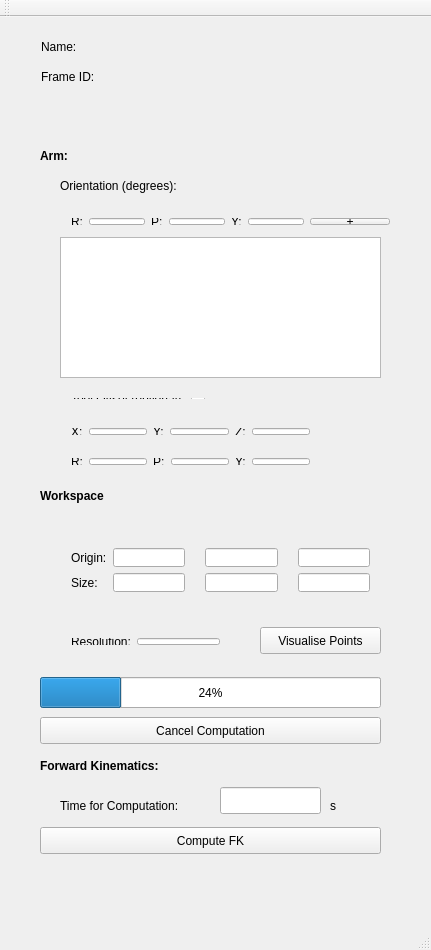
<?xml version="1.0" encoding="UTF-8"?>
<ui version="4.0">
 <class>MainWindow</class>
 <widget class="QMainWindow" name="MainWindow">
  <property name="geometry">
   <rect>
    <x>0</x>
    <y>0</y>
    <width>431</width>
    <height>950</height>
   </rect>
  </property>
  <property name="windowTitle">
   <string>Moveit! Kinematics Tool</string>
  </property>
  <widget class="QWidget" name="centralWidget">
   <widget class="QWidget" name="layoutWidget">
    <property name="geometry">
     <rect>
      <x>60</x>
      <y>190</y>
      <width>341</width>
      <height>29</height>
     </rect>
    </property>
    <layout class="QHBoxLayout" name="horizontalLayout">
     <item>
      <widget class="QLabel" name="label_8">
       <property name="text">
        <string>R:</string>
       </property>
      </widget>
     </item>
     <item>
      <widget class="QLineEdit" name="edit_text_roll"/>
     </item>
     <item>
      <widget class="QLabel" name="label_9">
       <property name="text">
        <string>P:</string>
       </property>
      </widget>
     </item>
     <item>
      <widget class="QLineEdit" name="edit_text_pitch"/>
     </item>
     <item>
      <widget class="QLabel" name="label_10">
       <property name="text">
        <string>Y:</string>
       </property>
      </widget>
     </item>
     <item>
      <widget class="QLineEdit" name="edit_text_yaw"/>
     </item>
     <item>
      <spacer name="horizontalSpacer">
       <property name="orientation">
        <enum>Qt::Horizontal</enum>
       </property>
       <property name="sizeHint" stdset="0">
        <size>
         <width>40</width>
         <height>20</height>
        </size>
       </property>
      </spacer>
     </item>
     <item>
      <widget class="QPushButton" name="add_button">
       <property name="text">
        <string>+</string>
       </property>
      </widget>
     </item>
    </layout>
   </widget>
   <widget class="QLabel" name="label_2">
    <property name="geometry">
     <rect>
      <x>41</x>
      <y>51</y>
      <width>64</width>
      <height>17</height>
     </rect>
    </property>
    <property name="text">
     <string>Frame ID:</string>
    </property>
   </widget>
   <widget class="QLabel" name="label_7">
    <property name="geometry">
     <rect>
      <x>60</x>
      <y>160</y>
      <width>151</width>
      <height>17</height>
     </rect>
    </property>
    <property name="text">
     <string>Orientation (degrees):</string>
    </property>
   </widget>
   <widget class="QLabel" name="label">
    <property name="geometry">
     <rect>
      <x>41</x>
      <y>21</y>
      <width>43</width>
      <height>17</height>
     </rect>
    </property>
    <property name="text">
     <string>Name:</string>
    </property>
   </widget>
   <widget class="QTableWidget" name="table_widget">
    <property name="geometry">
     <rect>
      <x>60</x>
      <y>220</y>
      <width>321</width>
      <height>141</height>
     </rect>
    </property>
   </widget>
   <widget class="QPushButton" name="compute_button">
    <property name="geometry">
     <rect>
      <x>40</x>
      <y>660</y>
      <width>341</width>
      <height>27</height>
     </rect>
    </property>
    <property name="text">
     <string>Compute</string>
    </property>
   </widget>
   <widget class="QLabel" name="label_15">
    <property name="geometry">
     <rect>
      <x>40</x>
      <y>130</y>
      <width>66</width>
      <height>17</height>
     </rect>
    </property>
    <property name="font">
     <font>
      <weight>75</weight>
      <bold>true</bold>
     </font>
    </property>
    <property name="text">
     <string>Arm:</string>
    </property>
   </widget>
   <widget class="QLabel" name="label_4">
    <property name="geometry">
     <rect>
      <x>40</x>
      <y>470</y>
      <width>81</width>
      <height>17</height>
     </rect>
    </property>
    <property name="font">
     <font>
      <weight>75</weight>
      <bold>true</bold>
     </font>
    </property>
    <property name="text">
     <string>Workspace</string>
    </property>
   </widget>
   <widget class="QWidget" name="layoutWidget">
    <property name="geometry">
     <rect>
      <x>60</x>
      <y>610</y>
      <width>171</width>
      <height>29</height>
     </rect>
    </property>
    <layout class="QHBoxLayout" name="horizontalLayout_2">
     <item>
      <widget class="QLabel" name="label_6">
       <property name="text">
        <string>Resolution:</string>
       </property>
      </widget>
     </item>
     <item>
      <widget class="QLineEdit" name="edit_text_resolution"/>
     </item>
    </layout>
   </widget>
   <widget class="QPushButton" name="visualise_button">
    <property name="geometry">
     <rect>
      <x>260</x>
      <y>610</y>
      <width>121</width>
      <height>27</height>
     </rect>
    </property>
    <property name="text">
     <string>Visualise Points</string>
    </property>
   </widget>
   <widget class="QWidget" name="layoutWidget_2">
    <property name="geometry">
     <rect>
      <x>60</x>
      <y>430</y>
      <width>261</width>
      <height>29</height>
     </rect>
    </property>
    <layout class="QHBoxLayout" name="horizontalLayout_8">
     <item>
      <widget class="QLabel" name="label_offset_roll">
       <property name="text">
        <string>R:</string>
       </property>
      </widget>
     </item>
     <item>
      <widget class="QLineEdit" name="edit_text_offset_roll"/>
     </item>
     <item>
      <widget class="QLabel" name="label_offset_pitch">
       <property name="text">
        <string>P:</string>
       </property>
      </widget>
     </item>
     <item>
      <widget class="QLineEdit" name="edit_text_offset_pitch"/>
     </item>
     <item>
      <widget class="QLabel" name="label_offset_yaw">
       <property name="text">
        <string>Y:</string>
       </property>
      </widget>
     </item>
     <item>
      <widget class="QLineEdit" name="edit_text_offset_yaw"/>
     </item>
    </layout>
   </widget>
   <widget class="QProgressBar" name="progress_bar">
    <property name="geometry">
     <rect>
      <x>40</x>
      <y>660</y>
      <width>341</width>
      <height>31</height>
     </rect>
    </property>
    <property name="value">
     <number>24</number>
    </property>
   </widget>
   <widget class="QPushButton" name="compute_fk_button">
    <property name="geometry">
     <rect>
      <x>40</x>
      <y>810</y>
      <width>341</width>
      <height>27</height>
     </rect>
    </property>
    <property name="text">
     <string>Compute FK</string>
    </property>
   </widget>
   <widget class="QLineEdit" name="edit_text_timeout">
    <property name="geometry">
     <rect>
      <x>220</x>
      <y>770</y>
      <width>101</width>
      <height>27</height>
     </rect>
    </property>
   </widget>
   <widget class="QLabel" name="label_3">
    <property name="geometry">
     <rect>
      <x>60</x>
      <y>780</y>
      <width>161</width>
      <height>17</height>
     </rect>
    </property>
    <property name="text">
     <string>Time for Computation:</string>
    </property>
   </widget>
   <widget class="QLabel" name="label_12">
    <property name="geometry">
     <rect>
      <x>330</x>
      <y>780</y>
      <width>66</width>
      <height>17</height>
     </rect>
    </property>
    <property name="text">
     <string>s</string>
    </property>
   </widget>
   <widget class="QLabel" name="label_13">
    <property name="geometry">
     <rect>
      <x>40</x>
      <y>740</y>
      <width>151</width>
      <height>17</height>
     </rect>
    </property>
    <property name="font">
     <font>
      <weight>75</weight>
      <bold>true</bold>
     </font>
    </property>
    <property name="text">
     <string>Forward Kinematics:</string>
    </property>
   </widget>
   <widget class="QWidget" name="layoutWidget">
    <property name="geometry">
     <rect>
      <x>60</x>
      <y>370</y>
      <width>176</width>
      <height>23</height>
     </rect>
    </property>
    <layout class="QHBoxLayout" name="horizontalLayout_3">
     <item>
      <widget class="QLabel" name="label_11">
       <property name="text">
        <string>Tool Offset (optional):</string>
       </property>
      </widget>
     </item>
     <item>
      <widget class="QCheckBox" name="tool_offset_enabled">
       <property name="text">
        <string/>
       </property>
      </widget>
     </item>
    </layout>
   </widget>
   <widget class="QWidget" name="layoutWidget">
    <property name="geometry">
     <rect>
      <x>60</x>
      <y>400</y>
      <width>261</width>
      <height>29</height>
     </rect>
    </property>
    <layout class="QHBoxLayout" name="horizontalLayout_7">
     <item>
      <widget class="QLabel" name="label_offset_x">
       <property name="text">
        <string>X:</string>
       </property>
      </widget>
     </item>
     <item>
      <widget class="QLineEdit" name="edit_text_offset_x"/>
     </item>
     <item>
      <widget class="QLabel" name="label_offset_y">
       <property name="text">
        <string>Y:</string>
       </property>
      </widget>
     </item>
     <item>
      <widget class="QLineEdit" name="edit_text_offset_y"/>
     </item>
     <item>
      <widget class="QLabel" name="label_offset_z">
       <property name="text">
        <string>Z:</string>
       </property>
      </widget>
     </item>
     <item>
      <widget class="QLineEdit" name="edit_text_offset_z"/>
     </item>
    </layout>
   </widget>
   <widget class="QWidget" name="layoutWidget">
    <property name="geometry">
     <rect>
      <x>110</x>
      <y>500</y>
      <width>271</width>
      <height>20</height>
     </rect>
    </property>
    <layout class="QHBoxLayout" name="horizontalLayout_9">
     <item>
      <widget class="QLabel" name="label_20">
       <property name="text">
        <string>X</string>
       </property>
       <property name="alignment">
        <set>Qt::AlignCenter</set>
       </property>
      </widget>
     </item>
     <item>
      <widget class="QLabel" name="label_21">
       <property name="text">
        <string>Y</string>
       </property>
       <property name="alignment">
        <set>Qt::AlignCenter</set>
       </property>
      </widget>
     </item>
     <item>
      <widget class="QLabel" name="label_22">
       <property name="text">
        <string>Z</string>
       </property>
       <property name="alignment">
        <set>Qt::AlignCenter</set>
       </property>
      </widget>
     </item>
    </layout>
   </widget>
   <widget class="QWidget" name="layoutWidget">
    <property name="geometry">
     <rect>
      <x>60</x>
      <y>520</y>
      <width>321</width>
      <height>66</height>
     </rect>
    </property>
    <layout class="QHBoxLayout" name="horizontalLayout_11">
     <item>
      <layout class="QVBoxLayout" name="verticalLayout_4">
       <item>
        <widget class="QLabel" name="label_5">
         <property name="text">
          <string>Origin:</string>
         </property>
        </widget>
       </item>
       <item>
        <widget class="QLabel" name="label_19">
         <property name="text">
          <string>Size:</string>
         </property>
        </widget>
       </item>
      </layout>
     </item>
     <item>
      <layout class="QHBoxLayout" name="horizontalLayout_10">
       <item>
        <layout class="QVBoxLayout" name="verticalLayout_3">
         <item>
          <widget class="QLineEdit" name="edit_text_origin_x"/>
         </item>
         <item>
          <widget class="QLineEdit" name="edit_text_size_x"/>
         </item>
        </layout>
       </item>
       <item>
        <spacer name="horizontalSpacer_2">
         <property name="orientation">
          <enum>Qt::Horizontal</enum>
         </property>
         <property name="sizeHint" stdset="0">
          <size>
           <width>50</width>
           <height>20</height>
          </size>
         </property>
        </spacer>
       </item>
       <item>
        <layout class="QVBoxLayout" name="verticalLayout_2">
         <item>
          <widget class="QLineEdit" name="edit_text_origin_y"/>
         </item>
         <item>
          <widget class="QLineEdit" name="edit_text_size_y"/>
         </item>
        </layout>
       </item>
       <item>
        <spacer name="horizontalSpacer_3">
         <property name="orientation">
          <enum>Qt::Horizontal</enum>
         </property>
         <property name="sizeHint" stdset="0">
          <size>
           <width>50</width>
           <height>20</height>
          </size>
         </property>
        </spacer>
       </item>
       <item>
        <layout class="QVBoxLayout" name="verticalLayout">
         <item>
          <widget class="QLineEdit" name="edit_text_origin_z"/>
         </item>
         <item>
          <widget class="QLineEdit" name="edit_text_size_z"/>
         </item>
        </layout>
       </item>
      </layout>
     </item>
    </layout>
   </widget>
   <widget class="QLabel" name="frame_id_label">
    <property name="geometry">
     <rect>
      <x>129</x>
      <y>51</y>
      <width>161</width>
      <height>27</height>
     </rect>
    </property>
    <property name="text">
     <string/>
    </property>
   </widget>
   <widget class="QLabel" name="name_label">
    <property name="geometry">
     <rect>
      <x>129</x>
      <y>21</y>
      <width>161</width>
      <height>27</height>
     </rect>
    </property>
    <property name="text">
     <string/>
    </property>
   </widget>
   <widget class="QPushButton" name="cancel_button">
    <property name="geometry">
     <rect>
      <x>40</x>
      <y>700</y>
      <width>341</width>
      <height>27</height>
     </rect>
    </property>
    <property name="text">
     <string>Cancel Computation</string>
    </property>
   </widget>
  </widget>
  <widget class="QMenuBar" name="menuBar">
   <property name="geometry">
    <rect>
     <x>0</x>
     <y>0</y>
     <width>431</width>
     <height>25</height>
    </rect>
   </property>
  </widget>
  <widget class="QToolBar" name="mainToolBar">
   <attribute name="toolBarArea">
    <enum>TopToolBarArea</enum>
   </attribute>
   <attribute name="toolBarBreak">
    <bool>false</bool>
   </attribute>
  </widget>
  <widget class="QStatusBar" name="statusBar"/>
  <action name="actionSave_Current">
   <property name="text">
    <string>Save Current</string>
   </property>
  </action>
 </widget>
 <layoutdefault spacing="6" margin="11"/>
 <tabstops>
  <tabstop>edit_text_roll</tabstop>
  <tabstop>edit_text_pitch</tabstop>
  <tabstop>edit_text_yaw</tabstop>
  <tabstop>add_button</tabstop>
  <tabstop>edit_text_offset_x</tabstop>
  <tabstop>edit_text_offset_y</tabstop>
  <tabstop>edit_text_offset_z</tabstop>
  <tabstop>edit_text_offset_roll</tabstop>
  <tabstop>edit_text_offset_pitch</tabstop>
  <tabstop>edit_text_offset_yaw</tabstop>
  <tabstop>edit_text_origin_x</tabstop>
  <tabstop>edit_text_origin_y</tabstop>
  <tabstop>edit_text_origin_z</tabstop>
  <tabstop>edit_text_size_x</tabstop>
  <tabstop>edit_text_size_y</tabstop>
  <tabstop>edit_text_size_z</tabstop>
  <tabstop>edit_text_resolution</tabstop>
  <tabstop>edit_text_timeout</tabstop>
  <tabstop>visualise_button</tabstop>
  <tabstop>compute_button</tabstop>
  <tabstop>tool_offset_enabled</tabstop>
  <tabstop>table_widget</tabstop>
  <tabstop>compute_fk_button</tabstop>
 </tabstops>
 <resources/>
 <connections>
  <connection>
   <sender>add_button</sender>
   <signal>clicked()</signal>
   <receiver>MainWindow</receiver>
   <slot>addRow()</slot>
   <hints>
    <hint type="sourcelabel">
     <x>399</x>
     <y>245</y>
    </hint>
    <hint type="destinationlabel">
     <x>430</x>
     <y>305</y>
    </hint>
   </hints>
  </connection>
  <connection>
   <sender>compute_button</sender>
   <signal>clicked()</signal>
   <receiver>MainWindow</receiver>
   <slot>compute()</slot>
   <hints>
    <hint type="sourcelabel">
     <x>99</x>
     <y>724</y>
    </hint>
    <hint type="destinationlabel">
     <x>430</x>
     <y>481</y>
    </hint>
   </hints>
  </connection>
  <connection>
   <sender>tool_offset_enabled</sender>
   <signal>clicked(bool)</signal>
   <receiver>MainWindow</receiver>
   <slot>showOffset(bool)</slot>
   <hints>
    <hint type="sourcelabel">
     <x>234</x>
     <y>416</y>
    </hint>
    <hint type="destinationlabel">
     <x>370</x>
     <y>419</y>
    </hint>
   </hints>
  </connection>
  <connection>
   <sender>visualise_button</sender>
   <signal>clicked()</signal>
   <receiver>MainWindow</receiver>
   <slot>visualiseWorkspace()</slot>
   <hints>
    <hint type="sourcelabel">
     <x>368</x>
     <y>648</y>
    </hint>
    <hint type="destinationlabel">
     <x>430</x>
     <y>634</y>
    </hint>
   </hints>
  </connection>
  <connection>
   <sender>compute_fk_button</sender>
   <signal>clicked()</signal>
   <receiver>MainWindow</receiver>
   <slot>computeFK()</slot>
   <hints>
    <hint type="sourcelabel">
     <x>352</x>
     <y>848</y>
    </hint>
    <hint type="destinationlabel">
     <x>410</x>
     <y>732</y>
    </hint>
   </hints>
  </connection>
  <connection>
   <sender>cancel_button</sender>
   <signal>clicked()</signal>
   <receiver>MainWindow</receiver>
   <slot>cancelComputation()</slot>
   <hints>
    <hint type="sourcelabel">
     <x>192</x>
     <y>754</y>
    </hint>
    <hint type="destinationlabel">
     <x>13</x>
     <y>752</y>
    </hint>
   </hints>
  </connection>
 </connections>
 <slots>
  <signal>progress_points()</signal>
  <signal>maxProgressSignal(int)</signal>
  <signal>currentProgressSignal(int)</signal>
  <slot>addRow()</slot>
  <slot>compute()</slot>
  <slot>showOffset(bool)</slot>
  <slot>visualiseWorkspace()</slot>
  <slot>publish()</slot>
  <slot>computeFK()</slot>
  <slot>cancelComputation()</slot>
 </slots>
</ui>
